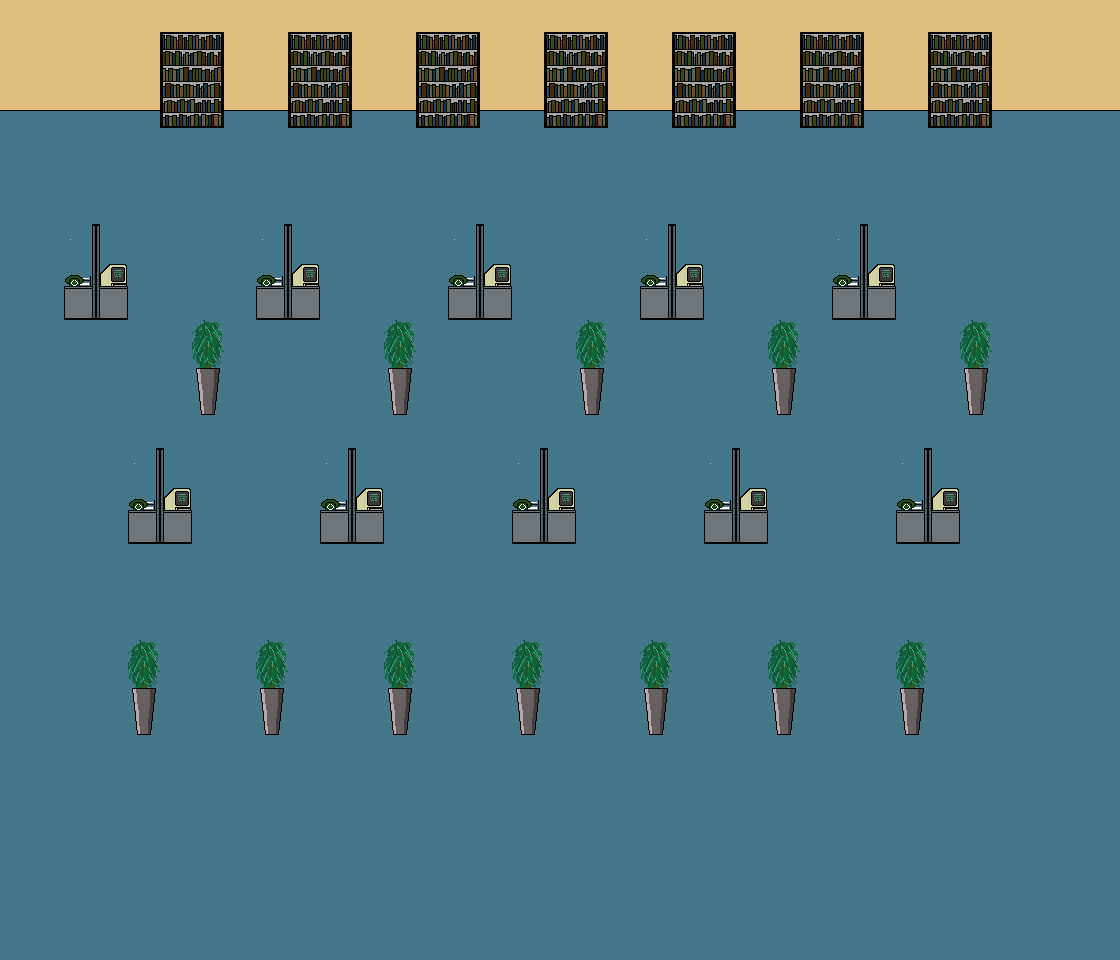

A level layout from a 2D game, rendered from its tile map. Below: a short description, then the map file with tile-grid data replaced by summaries:
An orthogonal 35x30 tile map with 32x32 px tiles, 6 tile layers (Collision, Unwalkable, Barricade, Ground, ...), 3 tilesets.

<map version="1.0" orientation="orthogonal" width="35" height="30" tilewidth="32" tileheight="32">
 <properties>
  <property name="alt_viewX" value="3" />
  <property name="alt_viewY" value="0" />
 </properties>
 <tileset firstgid="1" name="Collision" tilewidth="32" tileheight="32">
  <image source="collision.png" width="320" height="320" />
  <tile id="1">
   <properties>
    <property name="bulletPassable" value="false" />
    <property name="playerPassable" value="false" />
   </properties>
  </tile>
  <tile id="10">
   <properties>
    <property name="bulletPassable" value="false" />
    <property name="playerPassable" value="true" />
   </properties>
  </tile>
  <tile id="11">
   <properties>
    <property name="bulletPassable" value="true" />
    <property name="playerPassable" value="false" />
   </properties>
  </tile>
 </tileset>
 <tileset firstgid="101" name="Ground" tilewidth="32" tileheight="32">
  <image source="ground.png" width="288" height="255" />
 </tileset>
 <tileset firstgid="164" name="Office1" tilewidth="32" tileheight="32">
  <image source="office.png" width="320" height="224" />
 </tileset>
 <layer name="Collision" width="35" height="30">
  <data>[1050 cells, 151 non-empty, 2 distinct tile ids]</data>
 </layer>
 <layer name="Unwalkable" width="35" height="30">
  <data>[1050 cells, 167 non-empty, 3 distinct tile ids]</data>
 </layer>
 <layer name="Barricade" width="35" height="30">
  <data>[1050 cells, 84 non-empty, 2 distinct tile ids]</data>
 </layer>
 <layer name="Ground" width="35" height="30">
  <data>[1050 cells, 1050 non-empty, 3 distinct tile ids]</data>
 </layer>
 <layer name="Stuffs" width="35" height="30">
  <data>[1050 cells, 126 non-empty, 15 distinct tile ids]</data>
 </layer>
 <layer name="Tile Layer " width="35" height="30">
  <data>[1050 cells, 12 non-empty, 3 distinct tile ids]</data>
 </layer>
</map>
